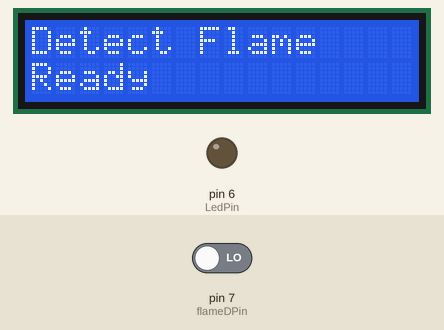
A sketch run on a simulated Arduino Uno, built with avr-gcc and run on an emulated ATmega328P. Parts: 16×2 character LCD, output pins drawn as LEDs (lit = HIGH). The inputs (shaded band) are chosen by the test bench; at power-on: pin 7 (flameDPin) LOW. What the sketch prints to the serial monitor is not drawn.

Above: at 1.2 s.
1.3 s: pin 7 (flameDPin) driven HIGH
At 2.4 s:
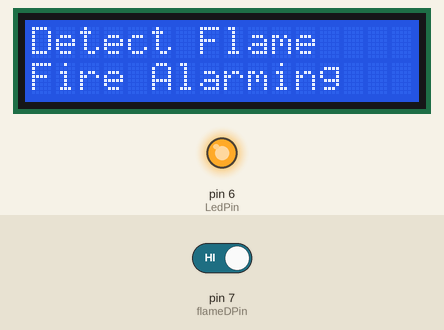
2.9 s: pin 7 (flameDPin) driven LOW
At 4.2 s:
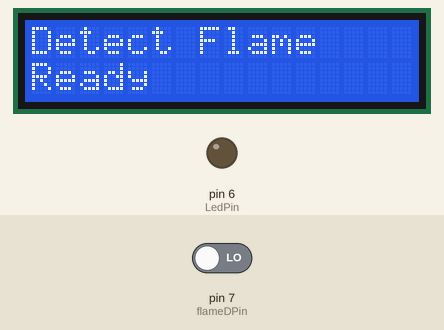
Timing chart, 0 to 5.9 s (numbered marks = the images above; inputs shaded):
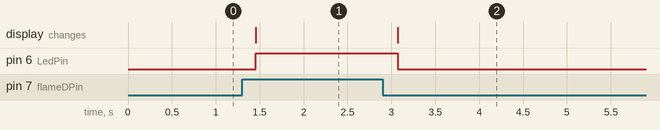

Measured:
- after the input at 1.3 s, pin 6 (LedPin): LOW → HIGH after 0.15 s; the display: changes after 0.15 s (image 1)
- after the input at 2.9 s, pin 6 (LedPin): HIGH → LOW after 0.17 s; the display: changes after 0.17 s (image 2)

The sketch:

flame_sensor.ino
```cpp
#include <Wire.h>
#include <LiquidCrystal_I2C.h>
#define flameDPin  7
#define LedPin 6
LiquidCrystal_I2C lcd(0x27, 16, 2); // set the LCD address to 0x27 for a 16 chars and 2 line display


void setup()
{
pinMode(LedPin,OUTPUT);
 pinMode(flameDPin,INPUT);


  Serial.begin(9600);//設定串列傳輸速率為9600 }

 // set up the LCD's number of columns and rows:
  lcd.begin(16, 2);
  // Print a message to the LCD.
  lcd.print("Detect Flame");
}
void loop() {
  int val ;
  // set the cursor to column 0, line 1
  // (note: line 1 is the second row, since counting begins with 0):
  lcd.setCursor(0, 1);
  lcd.print("                    ") ;
//   val=digitalRead(flameDPin);//讀取火焰感測器的模擬值
   val=digitalRead(flameDPin);//讀取火焰感測器的模擬值
    Serial.println(val);//輸出模擬值，並將其列印出來

    if (val ==  1)
    {
           lcd.setCursor(0, 1);
          lcd.print("Fire Alarming");
           digitalWrite(LedPin,HIGH) ;
    }
    else
    {
           lcd.setCursor(0, 1);
          lcd.print("Ready");
           digitalWrite(LedPin,LOW) ;
    }

  delay(200);
}
```
